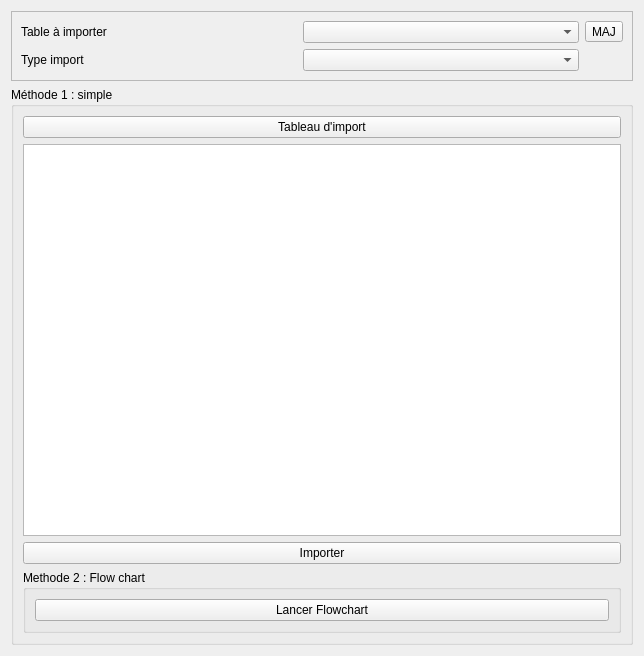
<?xml version="1.0" encoding="UTF-8"?>
<ui version="4.0">
 <class>Form</class>
 <widget class="QWidget" name="Form">
  <property name="geometry">
   <rect>
    <x>0</x>
    <y>0</y>
    <width>644</width>
    <height>656</height>
   </rect>
  </property>
  <property name="windowTitle">
   <string>Form</string>
  </property>
  <layout class="QVBoxLayout" name="verticalLayout" stretch="1,10">
   <item>
    <widget class="QFrame" name="frame">
     <property name="frameShape">
      <enum>QFrame::StyledPanel</enum>
     </property>
     <property name="frameShadow">
      <enum>QFrame::Raised</enum>
     </property>
     <layout class="QGridLayout" name="gridLayout">
      <item row="1" column="1">
       <widget class="QComboBox" name="comboBox_typeimport"/>
      </item>
      <item row="1" column="0">
       <widget class="QLabel" name="label">
        <property name="text">
         <string>Type import</string>
        </property>
       </widget>
      </item>
      <item row="0" column="2">
       <widget class="QToolButton" name="toolButton_update">
        <property name="text">
         <string>MAJ</string>
        </property>
       </widget>
      </item>
      <item row="0" column="0">
       <widget class="QLabel" name="label_2">
        <property name="text">
         <string>Table à importer</string>
        </property>
       </widget>
      </item>
      <item row="0" column="1">
       <widget class="QComboBox" name="comboBox_tableimport"/>
      </item>
     </layout>
    </widget>
   </item>
   <item>
    <widget class="QGroupBox" name="groupBox">
     <property name="title">
      <string>Méthode 1 : simple</string>
     </property>
     <layout class="QVBoxLayout" name="verticalLayout_3">
      <item>
       <widget class="QPushButton" name="pushButton_import">
        <property name="text">
         <string>Tableau d'import</string>
        </property>
       </widget>
      </item>
      <item>
       <widget class="QTableWidget" name="tableWidget"/>
      </item>
      <item>
       <widget class="QPushButton" name="pushButton_importer">
        <property name="text">
         <string>Importer</string>
        </property>
       </widget>
      </item>
      <item>
       <widget class="QGroupBox" name="groupBox_2">
        <property name="title">
         <string>Methode 2 : Flow chart</string>
        </property>
        <layout class="QVBoxLayout" name="verticalLayout_2">
         <item>
          <widget class="QPushButton" name="pushButton_flowchart">
           <property name="text">
            <string>Lancer Flowchart</string>
           </property>
          </widget>
         </item>
        </layout>
       </widget>
      </item>
     </layout>
    </widget>
   </item>
  </layout>
 </widget>
 <resources/>
 <connections/>
</ui>
